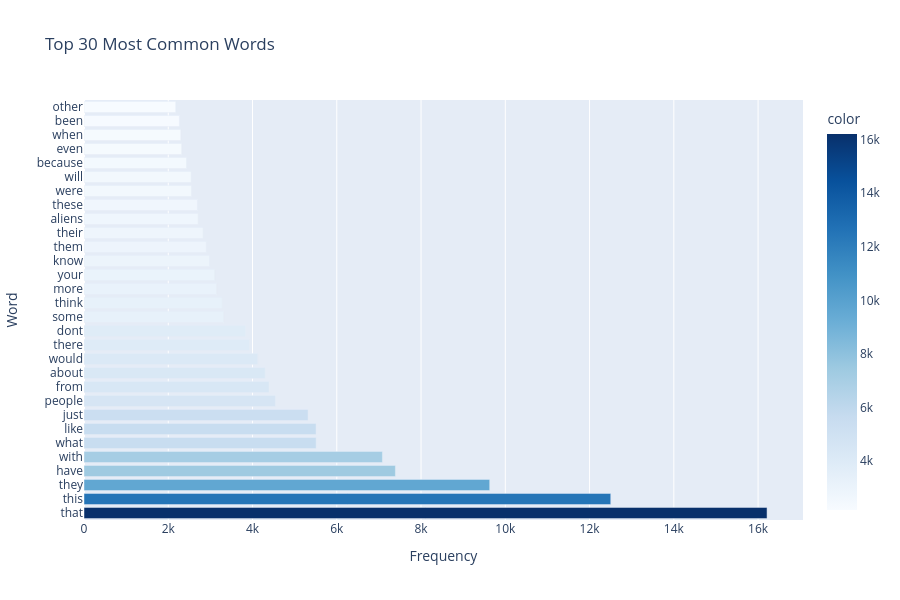

This figure's notebook cell:
### Code cell
# Najczęstsze słowa w dyskusji
from collections import Counter
import re

words = Counter()
for text in df['content'].dropna():
    # Wyczyść tekst
    clean_text = re.sub(r'[^a-zA-Z\s]', '', text.lower())
    words.update(clean_text.split())

# Usuń bardzo krótkie słowa
words = Counter({w: c for w, c in words.items() if len(w) > 3})

print("=== TOP 30 most common words ===")
for word, count in words.most_common(30):
    print(f"{word}: {count}")

# Wykres top words
top_30_words = dict(words.most_common(30))
fig = px.bar(x=list(top_30_words.values()), y=list(top_30_words.keys()),
             orientation='h', title='Top 30 Most Common Words',
             labels={'x': 'Frequency', 'y': 'Word'},
             color=list(top_30_words.values()),
             color_continuous_scale='Blues')
fig.update_layout(height=600, showlegend=False)
fig.show()

### Figure 1 — Plotly figure (JSON) as saved in the notebook; plotly's stock layout.template omitted (floating-point values rounded to 4 significant figures)
{"data": [{"hovertemplate": "Frequency=%{x}<br>Word=%{y}<br>color=%{marker.color}<extra></extra>", "legendgroup": "", "marker": {"color": [16213, 12503, 9630, 7392, 7083, 5510, 5508, 5319, 4543, 4392, 4302, 4123, 3928, 3832, 3315, 3276, 3149, 3102, 2979, 2902, 2826, 2708, 2691, 2550, 2543, 2433, 2318, 2298, 2264, 2177], "coloraxis": "coloraxis", "pattern": {"shape": ""}}, "name": "", "orientation": "h", "showlegend": false, "textposition": "auto", "type": "bar", "x": [16213, 12503, 9630, 7392, 7083, 5510, 5508, 5319, 4543, 4392, 4302, 4123, 3928, 3832, 3315, 3276, 3149, 3102, 2979, 2902, 2826, 2708, 2691, 2550, 2543, 2433, 2318, 2298, 2264, 2177], "xaxis": "x", "y": ["that", "this", "they", "have", "with", "what", "like", "just", "people", "from", "about", "would", "there", "dont", "some", "think", "more", "your", "know", "them", "their", "aliens", "these", "were", "will", "because", "even", "when", "been", "other"], "yaxis": "y"}], "layout": {"barmode": "relative", "coloraxis": {"colorbar": {"title": {"text": "color"}}, "colorscale": [[0, "rgb(247,251,255)"], [0.125, "rgb(222,235,247)"], [0.25, "rgb(198,219,239)"], [0.375, "rgb(158,202,225)"], [0.5, "rgb(107,174,214)"], [0.625, "rgb(66,146,198)"], [0.75, "rgb(33,113,181)"], [0.875, "rgb(8,81,156)"], [1, "rgb(8,48,107)"]]}, "height": 600, "legend": {"tracegroupgap": 0}, "showlegend": false, "title": {"text": "Top 30 Most Common Words"}, "xaxis": {"anchor": "y", "domain": [0, 1], "title": {"text": "Frequency"}}, "yaxis": {"anchor": "x", "domain": [0, 1], "title": {"text": "Word"}}}}
